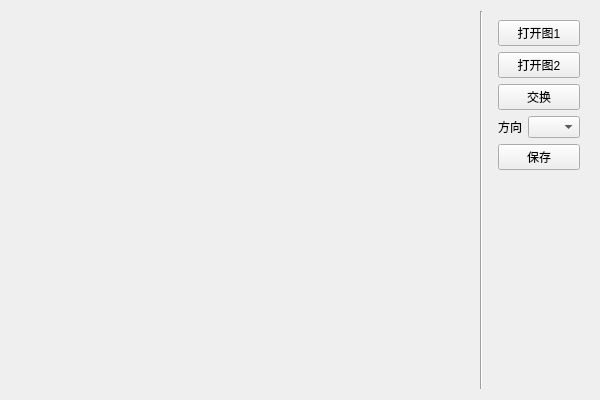
<?xml version="1.0" encoding="UTF-8"?>
<ui version="4.0">
 <class>JointWin</class>
 <widget class="QWidget" name="JointWin">
  <property name="geometry">
   <rect>
    <x>0</x>
    <y>0</y>
    <width>600</width>
    <height>400</height>
   </rect>
  </property>
  <property name="windowTitle">
   <string>Form</string>
  </property>
  <layout class="QHBoxLayout" name="horizontalLayout" stretch="1,0,0">
   <item>
    <widget class="JointImageWin" name="m_pJointImageWin" native="true"/>
   </item>
   <item>
    <widget class="Line" name="line">
     <property name="minimumSize">
      <size>
       <width>3</width>
       <height>0</height>
      </size>
     </property>
     <property name="maximumSize">
      <size>
       <width>3</width>
       <height>16777215</height>
      </size>
     </property>
     <property name="orientation">
      <enum>Qt::Vertical</enum>
     </property>
    </widget>
   </item>
   <item>
    <widget class="QWidget" name="widget" native="true">
     <property name="minimumSize">
      <size>
       <width>100</width>
       <height>0</height>
      </size>
     </property>
     <property name="maximumSize">
      <size>
       <width>100</width>
       <height>16777215</height>
      </size>
     </property>
     <property name="styleSheet">
      <string notr="true"/>
     </property>
     <layout class="QVBoxLayout" name="verticalLayout">
      <item>
       <widget class="QPushButton" name="m_pBtnOpen1">
        <property name="text">
         <string>打开图1</string>
        </property>
       </widget>
      </item>
      <item>
       <widget class="QPushButton" name="m_pBtnOpen2">
        <property name="text">
         <string>打开图2</string>
        </property>
       </widget>
      </item>
      <item>
       <widget class="QPushButton" name="m_pBtnSwap">
        <property name="text">
         <string>交换</string>
        </property>
       </widget>
      </item>
      <item>
       <layout class="QHBoxLayout" name="horizontalLayout_2">
        <item>
         <widget class="QLabel" name="label">
          <property name="text">
           <string>方向</string>
          </property>
         </widget>
        </item>
        <item>
         <widget class="QComboBox" name="m_pType"/>
        </item>
       </layout>
      </item>
      <item>
       <widget class="QPushButton" name="m_pBtnSave">
        <property name="text">
         <string>保存</string>
        </property>
       </widget>
      </item>
      <item>
       <spacer name="verticalSpacer">
        <property name="orientation">
         <enum>Qt::Vertical</enum>
        </property>
        <property name="sizeHint" stdset="0">
         <size>
          <width>20</width>
          <height>40</height>
         </size>
        </property>
       </spacer>
      </item>
     </layout>
    </widget>
   </item>
  </layout>
 </widget>
 <customwidgets>
  <customwidget>
   <class>JointImageWin</class>
   <extends>QWidget</extends>
   <header location="global">jointimagewin.h</header>
   <container>1</container>
  </customwidget>
 </customwidgets>
 <resources/>
 <connections/>
</ui>
